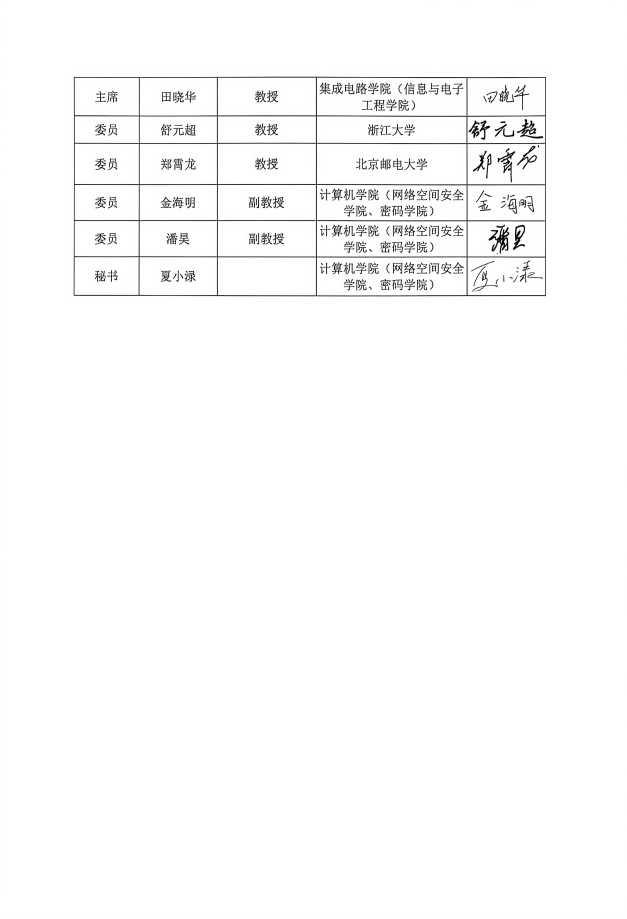
#> input picture backend/tests_py/fixtures/jpeg_boundary_stripes_20261014/wang163-original-paper.jpg, 2508 x 3676 px (shown at 1/4 size)
$ python -i native_diagrams.py   (imports and definitions only)
#> lines starting #> are read from the running program, lines starting #| are printed output that depends on the picture; after the words box and inside, x2 and y2 are one past the last pixel; in counts of white or black regions, pixels touching at a corner belong together
"""Conservative original-PDF evidence for flow diagrams misparsed as tables."""
from dataclasses import replace
from pathlib import Path
import pymupdf


def _diamond_nodes(mask):
    import cv2
    import numpy as np
    height, width = mask.shape
    contours, _ = cv2.findContours(mask, cv2.RETR_LIST, cv2.CHAIN_APPROX_SIMPLE)
    nodes = []
    ideal = np.asarray(((0, .5), (.5, 0), (1, .5), (.5, 1)))
    for contour in contours:
        poly = cv2.approxPolyDP(contour, .025*cv2.arcLength(contour, True), True)
        if len(poly) != 4 or not cv2.isContourConvex(poly):
            continue
        x, y, w, h = cv2.boundingRect(poly)
        if not (max(12, width*.025) <= w <= width*.35 and
                max(12, height*.025) <= h <= height*.35 and .65 <= w/h <= 1.55):
            continue
        points = (poly[:, 0, :]-np.asarray((x, y))) / np.asarray((w-1, h-1))
        distances = np.linalg.norm(points[:, None, :]-ideal[None, :, :], axis=2)
        if not ((distances.min(axis=0) <= .18).all() and
                len(set(distances.argmin(axis=1))) == 4):
            continue
        center = (x+(w-1)/2, y+(h-1)/2)
        if any(abs(center[0]-old[0]) < w*.35 and abs(center[1]-old[1]) < h*.35 for old in nodes):
            continue
        nodes.append((*center, (w-1)/2, (h-1)/2))
    return nodes


def connected_diamond_flow(rgb):
    """Require multiple hollow nodes AND links between their boundaries.

    Grid lines, isolated diamond bullets and letters alone cannot qualify.
    A drawing is inspected read-only; no rendered crop enters a mutant PDF.
    """
    import cv2
    import numpy as np
    gray = cv2.cvtColor(rgb, cv2.COLOR_RGB2GRAY)
    mask = cv2.threshold(gray, 160, 255, cv2.THRESH_BINARY_INV)[1]
    nodes = _diamond_nodes(mask)
    if len(nodes) < 3:
        return False
    # Look for substantial straight segments, then verify gap continuity.
    # Sampling ink occupancy alone confuses aligned numeric glyphs with links.
    segments = cv2.HoughLinesP(mask, 1, np.pi/180, threshold=16,
                               minLineLength=12, maxLineGap=2)
    if segments is None:
        return False
    segments = segments.reshape(-1, 2, 2)
    ink = cv2.dilate(mask, np.ones((3, 3), np.uint8))
    edges = []
    for i, a in enumerate(nodes):
        for j, b in enumerate(nodes[i+1:], i+1):
            dx, dy = b[0]-a[0], b[1]-a[1]
            # Intersect the center line with each diamond's L1 boundary.
            sa = 1/(abs(dx)/a[2]+abs(dy)/a[3])
            sb = 1/(abs(dx)/b[2]+abs(dy)/b[3])
            distance = (dx*dx+dy*dy)**.5
            if 1-sa-sb <= 0 or distance*(1-sa-sb) < min(a[2], a[3], b[2], b[3]):
                continue
            direction = np.asarray((dx, dy))/distance
            offset = segments-np.asarray(a[:2])
            projection = offset @ direction
            perpendicular = abs(offset[:, :, 0]*direction[1]-offset[:, :, 1]*direction[0])
            gap = distance*(1-sa-sb)
            # Hough may split a continuous line where a grid crosses it.
            # Require a substantial collinear segment AND uninterrupted ink
            # across the interior gap, not merely high average occupancy.
            links = ((perpendicular <= 3).all(axis=1)
                     & (abs(projection[:, 1]-projection[:, 0]) >= gap*.4)
                     & (projection.max(axis=1) >= sa*distance)
                     & (projection.min(axis=1) <= (1-sb)*distance))
            if not links.any():
                continue
            border_slack = max(3, min(a[2],a[3],b[2],b[3])*.15)
            t = np.linspace(sa+border_slack/distance, 1-sb-border_slack/distance,
                            max(20, int(gap)))
            if t[0] >= t[-1]:
                continue
            xs = np.rint(a[0]+dx*t).astype(int).clip(0, mask.shape[1]-1)
            ys = np.rint(a[1]+dy*t).astype(int).clip(0, mask.shape[0]-1)
            covered = ink[ys, xs] > 0
            holes = np.diff(np.flatnonzero(np.r_[True, covered, True]))-1
            if covered.mean() >= .95 and holes.max(initial=0) <= 2:
                edges.append((i, j))
    return len(edges) >= 2 and len({node for edge in edges for node in edge}) >= 3


# [49 lines left out: functions reclassify_flow_diagrams, coloured_series_keys, not called in this run]

>>> import cv2
>>> picture = cv2.cvtColor(cv2.imread('../tests_py/fixtures/jpeg_boundary_stripes_20261014/wang163-original-paper.jpg'), cv2.COLOR_BGR2RGB)
>>> result = connected_diamond_flow(picture)
#> in connected_diamond_flow, `mask = cv2.threshold(gray, 160, 255, cv2.THRESH_BINARY_INV)[1]`:
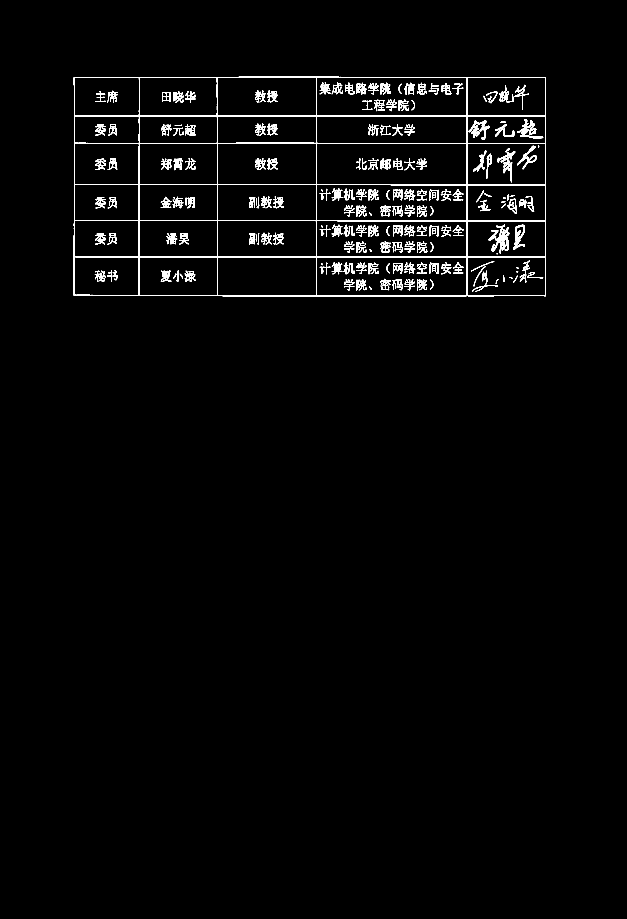
#> mask: shape (3676, 2508) (shown at 1/4 size); 1.7% white; 358 white regions (17 under 20 px)
#> in _diamond_nodes, `contours, _ = cv2.findContours(mask, cv2.RETR_LIST, cv2.CHAIN_APPROX_S..`: contours = 557 contours, 47 with area under 20; largest, box (x1, y1, x2, y2) and area: (295, 307, 2184, 1185) 1651072, (1266, 574, 1868, 739) 97558, (1266, 1028, 1868, 1183) 91886, (1266, 309, 1867, 464) 91304, (1266, 883, 1868, 1028) 85590
#> the loop in _diamond_nodes, `for contour in contours:` made 557 passes
#> poly on passes 26, 29, 33: [[2070, 1102], [2054, 1129], [2063, 1118]], [[2014, 1100], [2014, 1126], [2016, 1127]], [[719, 1095], [731, 1114], [730, 1105]]
#> after the loop in _diamond_nodes, `for contour in contours:`: nodes = []
#> result = False
